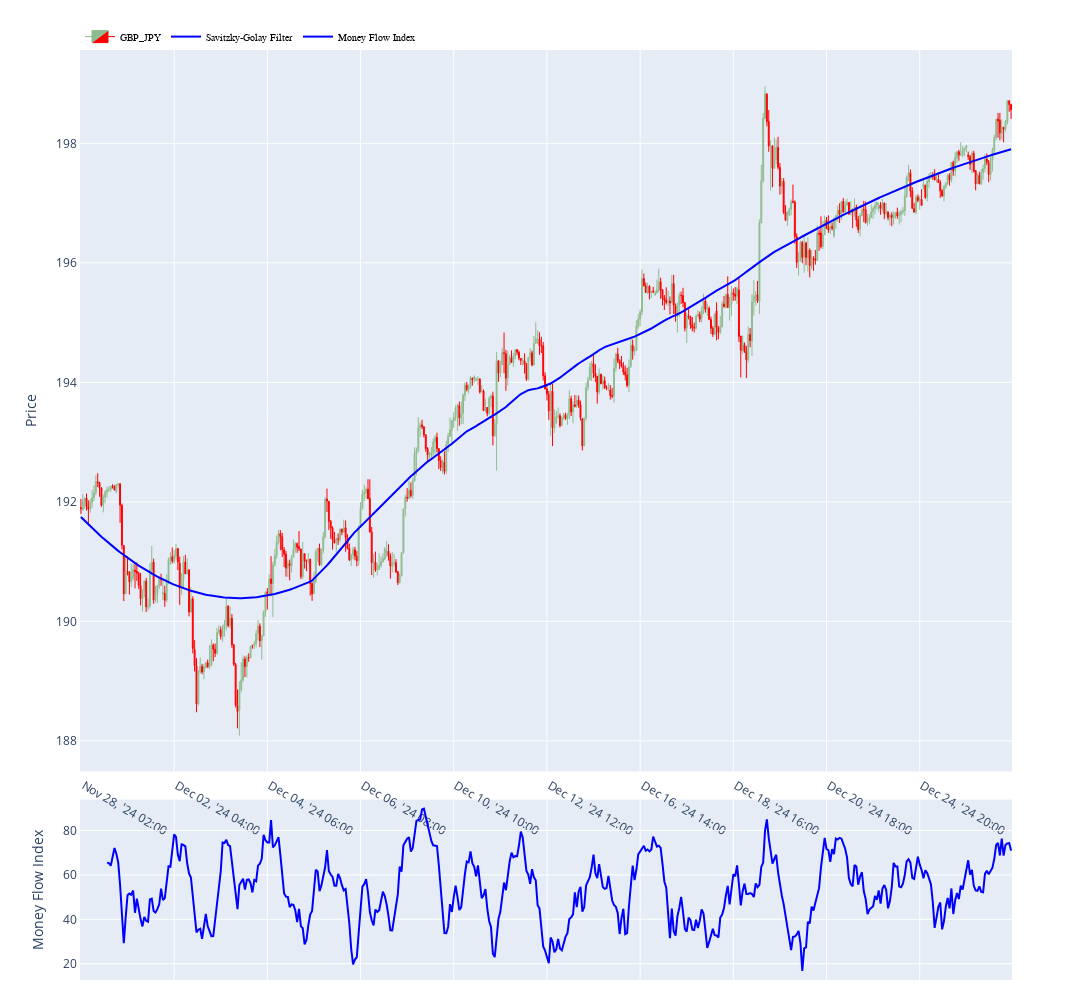

The cell this chart's notebook holds for it:
### Code cell
indicators = gz.generate_indicators_list(SG(df_an["mid_c"], window=250), MFI(df_an))
fig = gz.plot_candles(df_an, instrument=gz.instrument, indicators=indicators, show=False)
#fig.add_hline(y=70, row=2, col=1, line=dict(color="grey", dash="solid"))
#fig.add_hline(y=30, row=2, col=1, line=dict(color="grey", dash="solid"))
fig.show()

### Figure 1 — Plotly figure (JSON) as saved in the notebook; plotly's stock layout.template omitted (floating-point values rounded to 4 significant figures; data arrays with more than 128 entries replaced by an {"elided": "..."} marker saying what was removed)
{"data": [{"close": {"elided": "500 float values"}, "decreasing": {"fillcolor": "red", "line": {"color": "red"}}, "high": {"elided": "500 float values"}, "hoverinfo": "y+x", "increasing": {"fillcolor": "darkseagreen", "line": {"color": "darkseagreen"}}, "line": {"width": 1}, "low": {"elided": "500 float values"}, "name": "GBP_JPY", "opacity": 1, "open": {"elided": "500 float values"}, "showlegend": true, "type": "candlestick", "x": {"elided": "500 str values"}, "xaxis": "x", "yaxis": "y"}, {"hoverinfo": "y+x", "line": {"color": "blue", "width": 2}, "marker": {"color": "blue", "size": 5, "symbol": "circle"}, "mode": "lines", "name": "Savitzky-Golay Filter", "type": "scatter", "x": {"elided": "500 str values"}, "xaxis": "x", "y": {"elided": "500 float values"}, "yaxis": "y"}, {"hoverinfo": "y+x", "line": {"color": "blue", "width": 2}, "marker": {"color": "blue", "size": 5, "symbol": "circle"}, "mode": "lines", "name": "Money Flow Index", "type": "scatter", "x": {"elided": "500 str values"}, "xaxis": "x", "y": {"elided": "500 float values"}, "yaxis": "y2"}], "layout": {"height": 1000, "hoverlabel": {"bgcolor": "rgba(255,255,255,0.5)"}, "hovermode": "x unified", "legend": {"bgcolor": "rgba(255,255,255,0)", "font": {"color": "black", "family": "sans-serif", "size": 10}, "orientation": "h", "traceorder": "normal", "x": 0, "y": 1.03}, "margin": {"b": 20, "t": 50}, "width": 2000, "xaxis": {"anchor": "y", "domain": [0, 1], "matches": "x", "rangeslider": {"visible": false}, "showline": true, "showspikes": true, "spikecolor": "green", "spikemode": "across", "spikesnap": "cursor", "tickvals": [" Nov 28, '24 02:00", " Dec 02, '24 04:00", " Dec 04, '24 06:00", " Dec 06, '24 08:00", " Dec 10, '24 10:00", " Dec 12, '24 12:00", " Dec 16, '24 14:00", " Dec 18, '24 16:00", " Dec 20, '24 18:00", " Dec 24, '24 20:00"]}, "xaxis2": {"anchor": "y2", "domain": [0, 1], "matches": "x", "showline": true, "showspikes": true, "showticklabels": false, "spikecolor": "green", "spikemode": "across", "spikesnap": "cursor", "tickvals": [" Nov 28, '24 02:00", " Dec 02, '24 04:00", " Dec 04, '24 06:00", " Dec 06, '24 08:00", " Dec 10, '24 10:00", " Dec 12, '24 12:00", " Dec 16, '24 14:00", " Dec 18, '24 16:00", " Dec 20, '24 18:00", " Dec 24, '24 20:00"]}, "yaxis": {"anchor": "x", "domain": [0.224, 1], "showline": true, "showspikes": true, "showticklabels": true, "spikecolor": "green", "spikemode": "across", "spikesnap": "cursor", "title": {"text": "Price"}}, "yaxis2": {"anchor": "x2", "domain": [0, 0.194], "showline": true, "showspikes": true, "showticklabels": true, "spikecolor": "green", "spikemode": "across", "spikesnap": "cursor", "title": {"text": "Money Flow Index"}}}}
